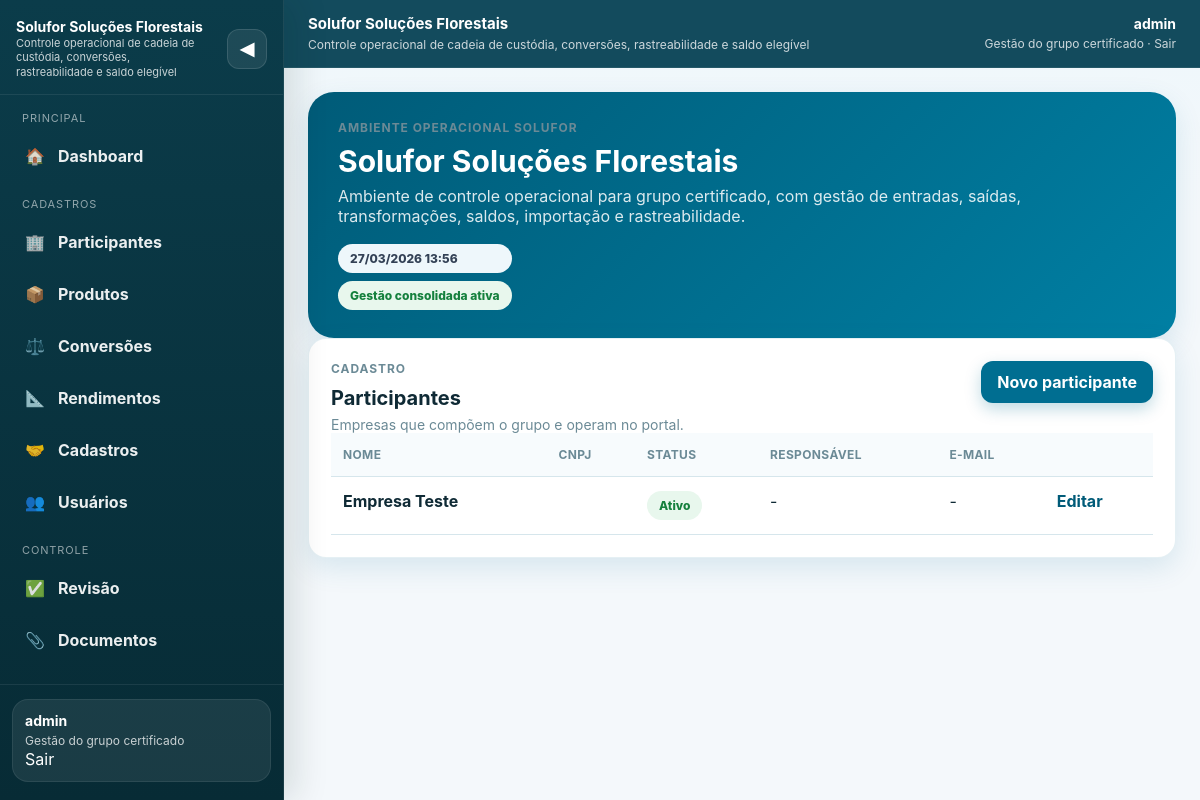
Screenshot of /participants/ (signed in) with the database file from the repository.
### accounts/models.py (models this page shows, shortened)
class User(AbstractUser):
    ROLE_CHOICES = [
        ('manager', 'Gestor'),
        ('participant', 'Participante'),
        ('auditor', 'Auditor'),
    ]
    role = models.CharField(max_length=20, choices=ROLE_CHOICES, default='participant')
    organization = models.ForeignKey(
        'participants.Organization',
        on_delete=models.SET_NULL,
        null=True,
        blank=True,
        related_name='users',
    )
    participant = models.ForeignKey(
        'participants.Participant',
        on_delete=models.SET_NULL,
        null=True,
        blank=True,
        related_name='users',
    )
    must_change_password = models.BooleanField(default=False)
    @property
    def is_manager(self):
        return self.role == 'manager' or self.is_superuser
    @property
    def is_auditor(self):
        return self.role == 'auditor'
    @property
    def is_participant_user(self):
        return self.role == 'participant'
    @property
    def current_organization(self):
        if self.participant_id and self.participant:
            return self.participant.organization
        return self.organization

### participants/models.py (models this page shows)
class Participant(models.Model):
    STATUS_CHOICES = [
        ('active', 'Ativo'),
        ('inactive', 'Inativo'),
        ('suspended', 'Suspenso'),
    ]
    organization = models.ForeignKey(
        Organization,
        on_delete=models.PROTECT,
        null=True,
        blank=True,
        related_name='participants',
        verbose_name='Ambiente',
    )
    legal_name = models.CharField('Razão social', max_length=255)
    trade_name = models.CharField('Nome fantasia', max_length=255, blank=True)
    cnpj = models.CharField('CNPJ', max_length=18, unique=True)
    contact_name = models.CharField('Responsável', max_length=255, blank=True)
    contact_email = models.EmailField('E-mail', blank=True)
    contact_phone = models.CharField('Telefone', max_length=30, blank=True)
    status = models.CharField(max_length=20, choices=STATUS_CHOICES, default='active')
    created_at = models.DateTimeField(auto_now_add=True)
    updated_at = models.DateTimeField(auto_now=True)
    class Meta:
        ordering = ['trade_name', 'legal_name']
    def __str__(self):
        return self.trade_name or self.legal_name

### participants/views.py (the view)
# urls.py: path('', ParticipantListView.as_view(), name='participant_list'),
class ParticipantListView(ManagerRequiredMixin, ListView):
    model = Participant; template_name = 'participants/participant_list.html'; context_object_name = 'participants'
    def get_queryset(self):
        org = getattr(self.request.user, 'current_organization', None)
        return Participant.objects.filter(organization=org) if org else Participant.objects.none()

### participants/views.py (called while the page is built)
    def test_func(self):
        return self.request.user.is_manager

### templates/participants/participant_list.html
{% extends "base.html" %}
{% block content %}
<div class="card"><div class="listing-head"><div><div class="kicker">Cadastro</div><h2 class="card-title">Participantes</h2><p class="card-subtitle">Empresas que compõem o grupo e operam no portal.</p></div><a class="btn" href="/participants/new/">Novo participante</a></div>
{% if participants %}<div class="table-wrap"><table><tr><th>Nome</th><th>CNPJ</th><th>Status</th><th>Responsável</th><th>E-mail</th><th></th></tr>{% for p in participants %}<tr><td><strong>{{ p }}</strong></td><td>{{ p.cnpj }}</td><td><span class="badge {% if p.status == 'active' %}success{% elif p.status == 'suspended' %}danger{% else %}neutral{% endif %}">{{ p.get_status_display }}</span></td><td>{{ p.contact_name|default:'-' }}</td><td>{{ p.contact_email|default:'-' }}</td><td><a class="inline-link" href="/participants/{{ p.id }}/edit/">Editar</a></td></tr>{% endfor %}</table></div>{% else %}<div class="empty-state">Nenhum participante cadastrado.</div>{% endif %}
</div>
{% endblock %}

### templates/base.html (shortened to what this page needs)
<!DOCTYPE html>
<html lang="pt-br">
<head>
</head>
<body>
<div class="app-shell">
  {% if user.is_authenticated %}
  <aside id="sidebar" class="sidebar">
    <div class="sidebar-inner">
      <div class="sidebar-header">
        <a class="sidebar-brand" href="/">
          <span class="brand-copy">
            <strong>Solufor Soluções Florestais</strong>
            <span>Controle operacional de cadeia de custódia, conversões, rastreabilidade e saldo elegível</span>
          </span>
        </a>
        <button id="sidebarToggle" class="sidebar-toggle" type="button" aria-label="Colapsar menu"><span class="sidebar-toggle-text">◀</span></button>
      </div>
      <div class="sidebar-body">
        <div class="sidebar-section">
          <div class="sidebar-label">Principal</div>
          <nav class="sidebar-nav">
            <a class="sidebar-link {% if request.path == '/' %}is-active{% endif %}" href="/"><span class="sidebar-icon">🏠</span><span class="sidebar-link-text">Dashboard</span></a>
          </nav>
        </div>
        {% if user.is_participant_user %}
        <div class="sidebar-section">
          <div class="sidebar-label">Operação</div>
          <nav class="sidebar-nav">
            <a class="sidebar-link {% if '/transactions/entries/' in request.path %}is-active{% endif %}" href="/transactions/entries/"><span class="sidebar-icon">📥</span><span class="sidebar-link-text">Entradas</span></a>
            <a class="sidebar-link {% if '/transactions/sales/' in request.path %}is-active{% endif %}" href="/transactions/sales/"><span class="sidebar-icon">📤</span><span class="sidebar-link-text">Saídas</span></a>
            <a class="sidebar-link {% if '/transactions/transformations/' in request.path %}is-active{% endif %}" href="/transactions/transformations/"><span class="sidebar-icon">🪵</span><span class="sidebar-link-text">Transformações</span></a>
            <a class="sidebar-link {% if '/compliance/' in request.path %}is-active{% endif %}" href="/compliance/"><span class="sidebar-icon">🗓️</span><span class="sidebar-link-text">Fechamentos</span></a>
            <a class="sidebar-link {% if '/transactions/documents/' in request.path %}is-active{% endif %}" href="/transactions/documents/"><span class="sidebar-icon">📎</span><span class="sidebar-link-text">Documentos</span></a>
            <a class="sidebar-link {% if '/reports/import/' in request.path %}is-active{% endif %}" href="/reports/import/"><span class="sidebar-icon">📊</span><span class="sidebar-link-text">Importar planilha</span></a>
          </nav>
        </div>
        {% elif user.is_manager %}
        <div class="sidebar-section">
          <div class="sidebar-label">Cadastros</div>
          <nav class="sidebar-nav">
            <a class="sidebar-link {% if '/participants/' in request.path %}is-active{% endif %}" href="/participants/"><span class="sidebar-icon">🏢</span><span class="sidebar-link-text">Participantes</span></a>
            <a class="sidebar-link {% if '/catalog/products/' in request.path %}is-active{% endif %}" href="/catalog/products/"><span class="sidebar-icon">📦</span><span class="sidebar-link-text">Produtos</span></a>
            <a class="sidebar-link {% if '/catalog/conversions/' in request.path %}is-active{% endif %}" href="/catalog/conversions/"><span class="sidebar-icon">⚖️</span><span class="sidebar-link-text">Conversões</span></a>
            <a class="sidebar-link " href="/catalog/transformation-rules/"><span class="sidebar-icon">📐</span><span class="sidebar-link-text">Rendimentos</span></a>
            <a class="sidebar-link {% if '/catalog/counterparties/' in request.path %}is-active{% endif %}" href="/catalog/counterparties/"><span class="sidebar-icon">🤝</span><span class="sidebar-link-text">Cadastros</span></a>
            <a class="sidebar-link {% if '/users/' in request.path %}is-active{% endif %}" href="/users/"><span class="sidebar-icon">👥</span><span class="sidebar-link-text">Usuários</span></a>
          </nav>
        </div>
        <div class="sidebar-section">
          <div class="sidebar-label">Controle</div>
          <nav class="sidebar-nav">
            <a class="sidebar-link " href="/transactions/manager/review/entries/"><span class="sidebar-icon">✅</span><span class="sidebar-link-text">Revisão</span></a>
            <a class="sidebar-link {% if '/transactions/documents/' in request.path %}is-active{% endif %}" href="/transactions/documents/"><span class="sidebar-icon">📎</span><span class="sidebar-link-text">Documentos</span></a>
            <a class="sidebar-link {% if '/reports/traceability/' in request.path %}is-active{% endif %}" href="/reports/traceability/"><span class="sidebar-icon">🔎</span><span class="sidebar-link-text">Rastreabilidade</span></a>
          </nav>
        </div>
        {% endif %}
      </div>
      <div class="sidebar-footer">
        <div class="sidebar-user">
          <strong>{{ user.username }}</strong>
          <span>{% if user.is_manager %}Gestão do grupo certificado{% elif user.is_auditor %}Consulta e auditoria{% else %}Operação do participante{% endif %}</span><br>
          <form method="post" action="{% url 'logout' %}" style="display:inline;">
 	     <button type="submit" class="logout-btn">Sair</button>
	  </form>
        </div>
      </div>
    </div>
  </aside>
  {% endif %}
  <div class="content-shell">
    <header class="topbar">
      <div class="topbar-inner">
        <div class="topbar-title">
          <span class="topbar-copy">
            <strong>Solufor Soluções Florestais</strong>
            <span>Controle operacional de cadeia de custódia, conversões, rastreabilidade e saldo elegível</span>
          </span>
        </div>
        {% if user.is_authenticated %}
        <div class="userbox">
          <strong>{{ user.username }}</strong>
          <span>
            {% if user.is_manager %}Gestão do grupo certificado{% elif user.is_auditor %}Consulta e auditoria{% else %}Operação do participante{% endif %}
            ·
<form method="post" action="{% url 'logout' %}" style="display:inline;">
  <button type="submit" class="logout-btn">Sair</button>
</form>
          </span>
        </div>
        {% else %}
        <div class="userbox">
          <strong>Acesso ao sistema</strong>
          <span><a href="/login/">Entrar</a></span>
        </div>
        {% endif %}
      </div>
    </header>
    <main class="page">
      {% if user.is_authenticated %}
      <section class="hero">
        <div>
          <div class="kicker">Ambiente operacional Solufor</div>
          <h1>{% block hero_title %}Solufor Soluções Florestais{% endblock %}</h1>
          <p>{% block hero_text %}Ambiente de controle operacional para grupo certificado, com gestão de entradas, saídas, transformações, saldos, importação e rastreabilidade.{% endblock %}</p>
        </div>
        <div class="stack">
          {% block hero_side %}
          <span class="badge neutral">{% now "d/m/Y H:i" %}</span>
          {% if user.is_manager %}
            <span class="badge success">Gestão consolidada ativa</span>
          {% elif user.is_auditor %}
            <span class="badge warning">Ambiente de consulta</span>
          {% else %}
            <span class="badge success">Lançamentos operacionais liberados</span>
          {% endif %}
          {% endblock %}
        </div>
      </section>
      {% endif %}
      {% block content %}{% endblock %}
    </main>
  </div>
</div>
</body>
</html>

### rows the page displays
User: username "admin"
Participant: trade_name "Empresa Teste", status "Ativo", contact_name "-", contact_email "-"
